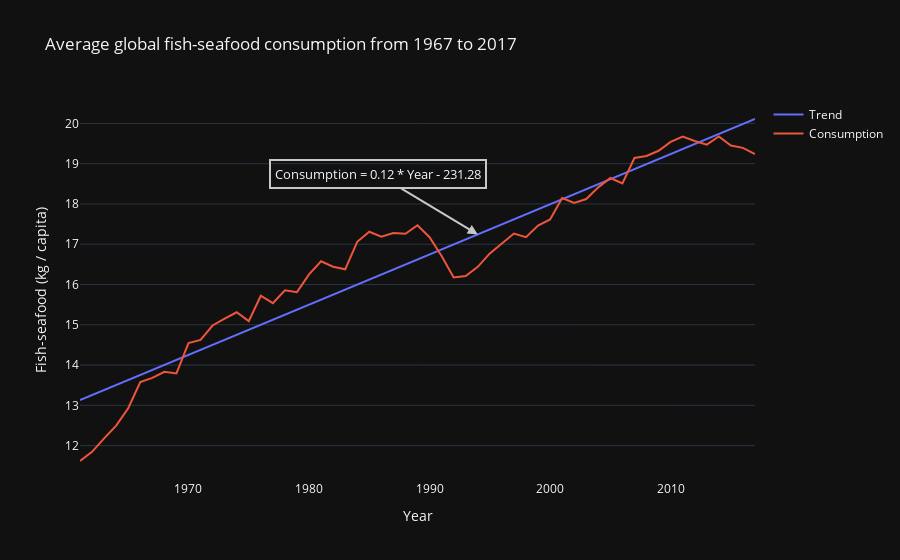

The cell this chart's notebook holds for it:
### Code cell
from sklearn.linear_model import LinearRegression
import plotly.graph_objects as go

df_agg = df.groupby(["Year"]).mean().reset_index()

lr = LinearRegression()
lr.fit(df_agg['Year'].values.reshape(-1, 1), df_agg['consumption'])

df_preds = pd.DataFrame(df_agg['Year'].copy())

df_preds['consumption'] = lr.predict(df_agg['Year'].values.reshape(-1, 1))

fig = go.Figure()

fig.add_trace(
    go.Scatter(x=df_preds['Year'], y=df_preds['consumption'],
               name='Trend')
)
fig.add_trace(
    go.Scatter(x=df_agg['Year'], y=df_agg['consumption'],
               name='Consumption')
)

equation = f"Consumption = {lr.coef_[0]:.2f} * Year - {abs(lr.intercept_):.2f}"

fig.add_annotation(
    x=1994,
    y=df_preds.query('Year == 1994')['consumption'].iloc[0],
    text=equation,
    font=dict(
        size=13
    ),
    ax=-100,
    ay=-60,
    arrowhead=2,
    arrowsize=1,
    arrowwidth=2,
    borderwidth=2,
    bordercolor="#c7c7c7",
    borderpad=4,
    arrowcolor='#c7c7c7'
)

fig.update_layout(
    title='Average global fish-seafood consumption from 1967 to 2017',
    xaxis=dict(
        title='Year',
        showgrid=False
    ),
    yaxis=dict(
        title='Fish-seafood (kg / capita)',
        showgrid=True),
)

### Figure 1 — Plotly figure (JSON) as saved in the notebook; plotly's stock layout.template omitted (floating-point values rounded to 4 significant figures)
{"data": [{"name": "Trend", "type": "scatter", "x": [1961, 1962, 1963, 1964, 1965, 1966, 1967, 1968, 1969, 1970, 1971, 1972, 1973, 1974, 1975, 1976, 1977, 1978, 1979, 1980, 1981, 1982, 1983, 1984, 1985, 1986, 1987, 1988, 1989, 1990, 1991, 1992, 1993, 1994, 1995, 1996, 1997, 1998, 1999, 2000, 2001, 2002, 2003, 2004, 2005, 2006, 2007, 2008, 2009, 2010, 2011, 2012, 2013, 2014, 2015, 2016, 2017], "y": [13.13, 13.25, 13.38, 13.5, 13.63, 13.75, 13.88, 14.0, 14.13, 14.25, 14.38, 14.5, 14.63, 14.75, 14.87, 15.0, 15.12, 15.25, 15.37, 15.5, 15.62, 15.75, 15.87, 16.0, 16.12, 16.25, 16.37, 16.5, 16.62, 16.74, 16.87, 16.99, 17.12, 17.24, 17.37, 17.49, 17.62, 17.74, 17.87, 17.99, 18.12, 18.24, 18.36, 18.49, 18.61, 18.74, 18.86, 18.99, 19.11, 19.24, 19.36, 19.49, 19.61, 19.74, 19.86, 19.98, 20.11]}, {"name": "Consumption", "type": "scatter", "x": [1961, 1962, 1963, 1964, 1965, 1966, 1967, 1968, 1969, 1970, 1971, 1972, 1973, 1974, 1975, 1976, 1977, 1978, 1979, 1980, 1981, 1982, 1983, 1984, 1985, 1986, 1987, 1988, 1989, 1990, 1991, 1992, 1993, 1994, 1995, 1996, 1997, 1998, 1999, 2000, 2001, 2002, 2003, 2004, 2005, 2006, 2007, 2008, 2009, 2010, 2011, 2012, 2013, 2014, 2015, 2016, 2017], "y": [11.62, 11.85, 12.18, 12.49, 12.93, 13.58, 13.68, 13.83, 13.79, 14.54, 14.63, 14.98, 15.15, 15.31, 15.09, 15.72, 15.54, 15.86, 15.81, 16.25, 16.58, 16.44, 16.38, 17.06, 17.31, 17.19, 17.28, 17.26, 17.47, 17.17, 16.71, 16.17, 16.21, 16.44, 16.77, 17.01, 17.27, 17.18, 17.46, 17.61, 18.15, 18.03, 18.12, 18.41, 18.64, 18.51, 19.14, 19.19, 19.32, 19.54, 19.67, 19.56, 19.47, 19.68, 19.45, 19.39, 19.24]}], "layout": {"annotations": [{"arrowcolor": "#c7c7c7", "arrowhead": 2, "arrowsize": 1, "arrowwidth": 2, "ax": -100, "ay": -60, "bordercolor": "#c7c7c7", "borderpad": 4, "borderwidth": 2, "font": {"size": 13}, "text": "Consumption = 0.12 * Year - 231.28", "x": 1994, "y": 17.24}], "title": {"text": "Average global fish-seafood consumption from 1967 to 2017"}, "xaxis": {"showgrid": false, "title": {"text": "Year"}}, "yaxis": {"showgrid": true, "title": {"text": "Fish-seafood (kg / capita)"}}}}
